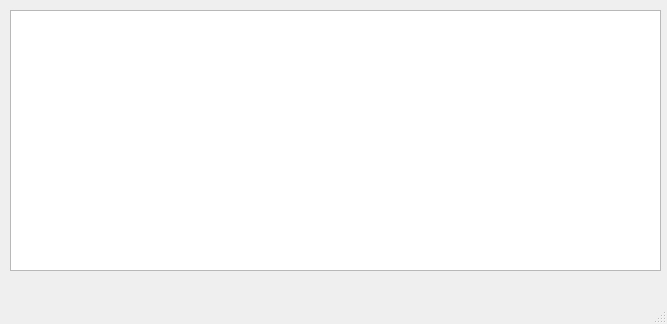
<?xml version="1.0" encoding="UTF-8"?>
<ui version="4.0">
 <class>MainWindow</class>
 <widget class="QMainWindow" name="MainWindow">
  <property name="geometry">
   <rect>
    <x>0</x>
    <y>0</y>
    <width>667</width>
    <height>324</height>
   </rect>
  </property>
  <property name="windowTitle">
   <string>MainWindow</string>
  </property>
  <widget class="QWidget" name="centralwidget">
   <widget class="QTableWidget" name="tableWidget">
    <property name="geometry">
     <rect>
      <x>10</x>
      <y>10</y>
      <width>651</width>
      <height>261</height>
     </rect>
    </property>
   </widget>
  </widget>
  <widget class="QStatusBar" name="statusbar"/>
 </widget>
 <resources/>
 <connections/>
</ui>
